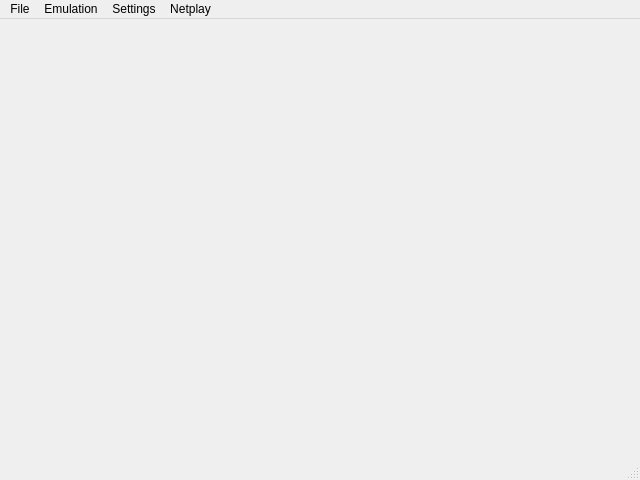
<?xml version="1.0" encoding="UTF-8"?>
<ui version="4.0">
 <class>MainWindow</class>
 <widget class="QMainWindow" name="MainWindow">
  <property name="geometry">
   <rect>
    <x>0</x>
    <y>0</y>
    <width>640</width>
    <height>480</height>
   </rect>
  </property>
  <property name="windowTitle">
   <string>mupen64plus</string>
  </property>
  <widget class="QWidget" name="centralWidget"/>
  <widget class="QMenuBar" name="menuBar">
   <property name="geometry">
    <rect>
     <x>0</x>
     <y>0</y>
     <width>640</width>
     <height>22</height>
    </rect>
   </property>
   <property name="nativeMenuBar">
    <bool>true</bool>
   </property>
   <widget class="QMenu" name="menuFile">
    <property name="title">
     <string>File</string>
    </property>
    <addaction name="actionOpen_ROM"/>
    <addaction name="actionSave_State"/>
    <addaction name="actionLoad_State"/>
    <addaction name="actionSave_State_To"/>
    <addaction name="actionLoad_State_From"/>
    <addaction name="separator"/>
    <addaction name="actionTake_Screenshot"/>
    <addaction name="separator"/>
    <addaction name="actionExit"/>
   </widget>
   <widget class="QMenu" name="menuSettings">
    <property name="title">
     <string>Settings</string>
    </property>
    <addaction name="actionPlugin_Paths"/>
    <addaction name="actionPlugin_Settings"/>
    <addaction name="actionVideo_Configuration"/>
	<addaction name="actionInput_Configuration"/>
   </widget>
   <widget class="QMenu" name="menuEmulation">
    <property name="title">
     <string>Emulation</string>
    </property>
    <addaction name="actionToggle_Fullscreen"/>
    <addaction name="separator"/>
    <addaction name="actionMute"/>
    <addaction name="separator"/>
    <addaction name="actionPause_Game"/>
    <addaction name="actionStop_Game"/>
    <addaction name="actionHard_Reset"/>
    <addaction name="actionSoft_Reset"/>
    <addaction name="actionToggle_Speed_Limiter"/>
    <addaction name="separator"/>
    <addaction name="actionView_Log"/>
   </widget>
   <widget class="QMenu" name="menuNetplay">
    <property name="title">
     <string>Netplay</string>
    </property>
    <addaction name="actionCreate_Room"/>
    <addaction name="actionJoin_Room"/>
    <addaction name="actionOpen_Discord_Channel"/>
    <addaction name="actionSupport_on_Patreon"/>
   </widget>
   <addaction name="menuFile"/>
   <addaction name="menuEmulation"/>
   <addaction name="menuSettings"/>
   <addaction name="menuNetplay"/>
  </widget>
  <widget class="QStatusBar" name="statusBar"/>
  <action name="actionOpen_ROM">
   <property name="text">
    <string>Open ROM</string>
   </property>
  </action>
  <action name="actionExit">
   <property name="text">
    <string>Exit</string>
   </property>
  </action>
  <action name="actionPlugin_Paths">
   <property name="text">
    <string>Plugin and Path Selection</string>
   </property>
  </action>
  <action name="actionStop_Game">
   <property name="text">
    <string>Stop Game (Escape)</string>
   </property>
  </action>
  <action name="actionPlugin_Settings">
   <property name="text">
    <string>Core Settings</string>
   </property>
  </action>
  <action name="actionOpen_Recent">
   <property name="text">
    <string>Open Recent</string>
   </property>
  </action>
  <action name="actionSave_State">
   <property name="text">
    <string>Save State (F5)</string>
   </property>
  </action>
  <action name="actionLoad_State">
   <property name="text">
    <string>Load State (F7)</string>
   </property>
  </action>
  <action name="actionChange_State_Slot">
   <property name="text">
    <string>Change State Slot</string>
   </property>
  </action>
  <action name="actionSave_State_To">
   <property name="text">
    <string>Save State To...</string>
   </property>
  </action>
  <action name="actionLoad_State_From">
   <property name="text">
    <string>Load State From...</string>
   </property>
  </action>
  <action name="actionTake_Screenshot">
   <property name="text">
    <string>Take Screenshot (F12)</string>
   </property>
  </action>
  <action name="actionPause_Game">
   <property name="text">
    <string>Pause/Resume Game (p)</string>
   </property>
  </action>
  <action name="actionMute">
   <property name="text">
    <string>Mute/Unmute (m)</string>
   </property>
  </action>
  <action name="actionHard_Reset">
   <property name="text">
    <string>Hard Reset</string>
   </property>
  </action>
  <action name="actionSoft_Reset">
   <property name="text">
    <string>Soft Reset (F9)</string>
   </property>
  </action>
  <action name="actionToggle_Fullscreen">
   <property name="text">
    <string>Toggle Fullscreen (Alt + Return)</string>
   </property>
  </action>
  <action name="actionVideo_Configuration">
   <property name="text">
    <string>Video Configuration</string>
   </property>
  </action>
  <action name="actionInput_Configuration">
   <property name="text">
    <string>Input Configuration</string>
   </property>
  </action>
  <action name="actionToggle_Speed_Limiter">
   <property name="text">
    <string>Toggle Speed Limiter</string>
   </property>
  </action>
  <action name="actionView_Log">
   <property name="text">
    <string>View Log</string>
   </property>
  </action>
  <action name="actionCreate_Room">
   <property name="text">
    <string>Create Room</string>
   </property>
  </action>
  <action name="actionJoin_Room">
   <property name="text">
    <string>Join Room</string>
   </property>
  </action>
  <action name="actionSupport_on_Patreon">
   <property name="text">
    <string>Support on Patreon</string>
   </property>
  </action>
  <action name="actionOpen_Discord_Channel">
   <property name="text">
    <string>Join Discord Channel</string>
   </property>
  </action>
 </widget>
 <layoutdefault spacing="6" margin="11"/>
 <resources/>
 <connections/>
</ui>
